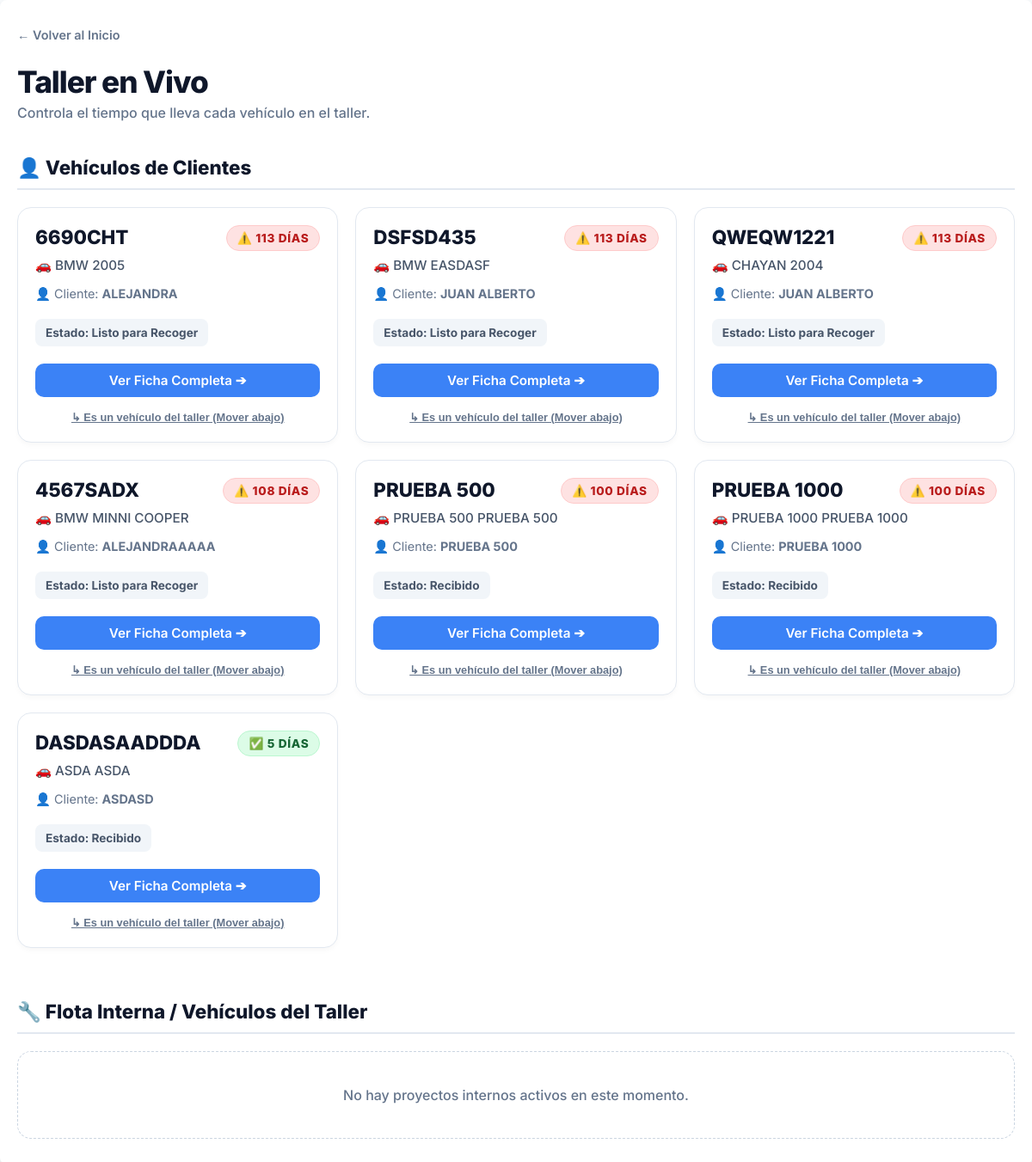
The page /ordenes/ (signed in) on the database its author committed.
### taller/models.py (models this page shows, shortened)
class OrdenDeReparacion(models.Model):
    ESTADO_CHOICES = [
        ('Recibido', 'Recibido'),
        ('En Diagnostico', 'En Diagnóstico'),
        ('Esperando Piezas', 'Esperando Piezas'),
        ('En Reparacion', 'En Reparación'),
        ('Listo para Recoger', 'Listo para Recoger'),
        ('Entregado', 'Entregado'),
    ]
    vehiculo = models.ForeignKey(Vehiculo, on_delete=models.CASCADE)
    cliente = models.ForeignKey(Cliente, on_delete=models.CASCADE)
    presupuesto_origen = models.ForeignKey('Presupuesto', null=True, blank=True, on_delete=models.SET_NULL)
    problema = models.TextField()
    estado = models.CharField(max_length=50, choices=ESTADO_CHOICES, default='Recibido')
    fecha_entrada = models.DateTimeField(auto_now_add=True)
    trabajo_interno = models.BooleanField(default=False, verbose_name="Vehículo del Taller")
    @property
    def dias_en_taller(self):
        if self.fecha_entrada:
            return (timezone.now().date() - self.fecha_entrada.date()).days
        return 0

class Vehiculo(models.Model):
    matricula = models.CharField(max_length=20, unique=True)
    marca = models.CharField(max_length=50)
    modelo = models.CharField(max_length=50)
    kilometraje = models.IntegerField(default=0)
    cliente = models.ForeignKey(Cliente, on_delete=models.CASCADE)

class Cliente(models.Model):
    nombre = models.CharField(max_length=100)
    telefono = models.CharField(max_length=20, unique=True)
    TIPO_DOCUMENTO_CHOICES = [
        ('DNI', 'DNI'),
        ('NIE', 'NIE'),
        ('NIF', 'NIF (Empresas)'),
    ]
    tipo_documento = models.CharField(max_length=10, choices=TIPO_DOCUMENTO_CHOICES, default='DNI', null=True, blank=True)
    documento_fiscal = models.CharField(max_length=20, null=True, blank=True, help_text="Número de DNI, NIE o NIF")
    direccion_fiscal = models.CharField(max_length=255, null=True, blank=True, help_text="Calle, Número, Piso, Puerta")
    codigo_postal_fiscal = models.CharField(max_length=10, null=True, blank=True)
    ciudad_fiscal = models.CharField(max_length=100, null=True, blank=True)
    provincia_fiscal = models.CharField(max_length=100, null=True, blank=True)

### taller/views.py (the view, shortened to what this page needs)
# urls.py: path('ordenes/', views.lista_ordenes, name='lista_ordenes'),
@login_required
def lista_ordenes(request):
    ordenes_activas = OrdenDeReparacion.objects.exclude(estado='Entregado').select_related('vehiculo', 'cliente')
    ordenes_clientes = ordenes_activas.filter(trabajo_interno=False).order_by('id')
    ordenes_taller = ordenes_activas.filter(trabajo_interno=True).order_by('id')
    return render(request, 'taller/lista_ordenes.html', {
        'ordenes_clientes': ordenes_clientes,
        'ordenes_taller': ordenes_taller
    })

### taller/templates/taller/lista_ordenes.html (shortened to what this page needs)
<!DOCTYPE html>
{% load static %}
<html lang="es">
<head>
    <link rel="stylesheet" href="{% static 'taller/css/main.css' %}">
</head>
<body>
    <div class="container">
        <div style="margin-bottom: 30px;">
            <a href="{% url 'home' %}" style="text-decoration: none; color: #64748b; font-weight: 600; font-size: 0.9em;">← Volver al Inicio</a>
            <h1 class="header-title">Taller en Vivo</h1>
            <p style="color: #64748b; font-weight: 500; margin-top: 5px;">Controla el tiempo que lleva cada vehículo en el taller.</p>
        </div>
        <h2 class="section-title">👤 Vehículos de Clientes</h2>
        <div class="grid-cards">
            {% for orden in ordenes_clientes %}
            <div class="card-orden">
                {% if orden.dias_en_taller > 15 %}
                    <div class="badge-dias dias-rojo">⚠️ {{ orden.dias_en_taller }} DÍAS</div>
                {% elif orden.dias_en_taller > 7 %}
                    <div class="badge-dias dias-naranja">⏳ {{ orden.dias_en_taller }} DÍAS</div>
                {% else %}
                    <div class="badge-dias dias-verde">✅ {{ orden.dias_en_taller }} DÍAS</div>
                {% endif %}
                <div>
                    <h3 class="matricula">{{ orden.vehiculo.matricula }}</h3>
                    <p class="vehiculo-info">🚗 {{ orden.vehiculo.marca }} {{ orden.vehiculo.modelo }}</p>
                    <p class="cliente-info">👤 Cliente: <strong>{{ orden.cliente.nombre }}</strong></p>
                    <div style="background: #f1f5f9; padding: 8px 12px; border-radius: 8px; font-size: 0.85em; font-weight: 700; color: #475569; display: inline-block; margin-bottom: 20px;">
                        Estado: {{ orden.get_estado_display }}
                    </div>
                </div>
                <div>
                    <a href="{% url 'detalle_orden' orden.id %}" class="btn-modern btn-primary">Ver Ficha Completa ➔</a>
                    <form method="post" style="margin: 0;">
                        <button type="submit" class="btn-move">↳ Es un vehículo del taller (Mover abajo)</button>
                    </form>
                </div>
            </div>
            {% empty %}
                <div class="empty-state" style="grid-column: 1 / -1;">
                    <span style="font-size: 3em; display: block; margin-bottom: 10px;">🎉</span>
                    No hay vehículos de clientes pendientes en el taller. ¡Buen trabajo!
                </div>
            {% endfor %}
        </div>
        <h2 class="section-title" style="margin-top: 60px;">🔧 Flota Interna / Vehículos del Taller</h2>
        <div class="grid-cards">
            {% for orden in ordenes_taller %}
            <div class="card-orden" style="border-top: 4px solid #94a3b8; background: #f8fafc;">
                <div class="badge-dias" style="background: #e2e8f0; color: #475569; border: 1px solid #cbd5e1;">
                    {{ orden.dias_en_taller }} DÍAS
                </div>
                <div>
                    <h3 class="matricula">{{ orden.vehiculo.matricula }}</h3>
                    <p class="vehiculo-info">🚗 {{ orden.vehiculo.marca }} {{ orden.vehiculo.modelo }}</p>
                    <p class="cliente-info" style="color: #94a3b8; font-style: italic;">Uso interno del taller</p>
                </div>
                <div>
                    <a href="{% url 'detalle_orden' orden.id %}" class="btn-modern" style="background: #64748b;">Trabajar en este vehículo ➔</a>
                    <form method="post" style="margin: 0;">
                        {% csrf_token %}
                        <input type="hidden" name="orden_id" value="{{ orden.id }}">
                        <input type="hidden" name="accion" value="hacer_cliente">
                        <button type="submit" class="btn-move">↳ Me equivoqué, es de un cliente (Mover arriba)</button>
                    </form>
                </div>
            </div>
            {% empty %}
                <div class="empty-state" style="grid-column: 1 / -1; background: transparent;">
                    No hay proyectos internos activos en este momento.
                </div>
            {% endfor %}
        </div>
    </div>
</body>
</html>

### taller/static/taller/css/main.css (style rules this page uses)
body { font-family: -apple-system, BlinkMacSystemFont, "Segoe UI", Roboto, "Helvetica Neue", Arial, sans-serif; background-color: #f4f7f6; margin: 0; padding: 20px; }
h1, h2 { color: #333; }
.container { max-width: 1200px; margin: auto; background-color: #fff; padding: 20px; border-radius: 8px; box-shadow: 0 4px 8px rgba(0,0,0,0.1); }

### taller/templates/taller/lista_ordenes.html (style rules this page uses)
body { font-family: 'Inter', sans-serif; background-color: #f8fafc; color: #1e293b; margin: 0; padding: 0; }
.container { max-width: 1400px !important; margin: 0 auto; padding: 30px 20px; }
.header-title { font-size: 2.2em; font-weight: 800; letter-spacing: -0.03em; color: #0f172a; margin-bottom: 5px; }
.section-title { font-size: 1.4em; font-weight: 800; color: #0f172a; margin-top: 40px; margin-bottom: 20px; border-bottom: 2px solid #e2e8f0; padding-bottom: 10px; display: flex; align-items: center; gap: 10px; }
.grid-cards { display: grid; grid-template-columns: repeat(auto-fill, minmax(320px, 1fr)); gap: 20px; }
.card-orden { background: #ffffff; border-radius: 16px; border: 1px solid #e2e8f0; padding: 20px; box-shadow: 0 4px 6px -1px rgba(0,0,0,0.03); transition: all 0.2s ease; position: relative; overflow: hidden; display: flex; flex-direction: column; justify-content: space-between; }
.badge-dias { position: absolute; top: 20px; right: 20px; padding: 6px 12px; border-radius: 9999px; font-weight: 800; font-size: 0.85em; letter-spacing: 0.05em; }
.dias-verde { background-color: #dcfce7; color: #166534; border: 1px solid #bbf7d0; }
.dias-rojo { background-color: #fee2e2; color: #b91c1c; border: 1px solid #fecaca; animation: pulso 2s infinite; }
.matricula { font-size: 1.4em; font-weight: 800; color: #0f172a; margin: 0 0 10px 0; }
.vehiculo-info { color: #475569; font-weight: 500; margin: 0 0 15px 0; font-size: 0.95em; }
.cliente-info { color: #64748b; font-size: 0.9em; margin-bottom: 20px; }
.btn-modern { display: inline-flex; align-items: center; justify-content: center; background-color: #0f172a; color: white; border: none; padding: 10px 20px; border-radius: 10px; font-weight: 600; font-size: 0.95em; cursor: pointer; transition: all 0.2s ease; text-decoration: none; width: 100%; box-sizing: border-box; }
.btn-primary { background-color: #3b82f6; }
.btn-move { background: none; border: none; color: #64748b; font-size: 0.8em; font-weight: 600; cursor: pointer; text-decoration: underline; margin-top: 15px; width: 100%; text-align: center; transition: color 0.2s; }
.empty-state { text-align: center; padding: 40px; background: #ffffff; border-radius: 16px; border: 1px dashed #cbd5e1; color: #64748b; font-weight: 500; }

### rows shown on the page
OrdenDeReparacion: dias_en_taller "113", vehiculo.matricula "6690CHT", vehiculo.marca "BMW", vehiculo.modelo "2005", cliente.nombre "ALEJANDRA", estado "Listo para Recoger"
OrdenDeReparacion: dias_en_taller "113", vehiculo.matricula "DSFSD435", vehiculo.marca "BMW", vehiculo.modelo "EASDASF", cliente.nombre "JUAN ALBERTO", estado "Listo para Recoger"
OrdenDeReparacion: dias_en_taller "113", vehiculo.matricula "QWEQW1221", vehiculo.marca "CHAYAN", vehiculo.modelo "2004", cliente.nombre "JUAN ALBERTO", estado "Listo para Recoger"
OrdenDeReparacion: dias_en_taller "108", vehiculo.matricula "4567SADX", vehiculo.marca "BMW", vehiculo.modelo "MINNI COOPER", cliente.nombre "ALEJANDRAAAAA", estado "Listo para Recoger"
OrdenDeReparacion: dias_en_taller "100", vehiculo.matricula "PRUEBA 500", vehiculo.marca "PRUEBA 500", vehiculo.modelo "PRUEBA 500", cliente.nombre "PRUEBA 500", estado "Recibido"
OrdenDeReparacion: dias_en_taller "100", vehiculo.matricula "PRUEBA 1000", vehiculo.marca "PRUEBA 1000", vehiculo.modelo "PRUEBA 1000", cliente.nombre "PRUEBA 1000", estado "Recibido"
OrdenDeReparacion: dias_en_taller "5", vehiculo.matricula "DASDASAADDDA", vehiculo.marca "ASDA", vehiculo.modelo "ASDA", cliente.nombre "ASDASD", estado "Recibido"
